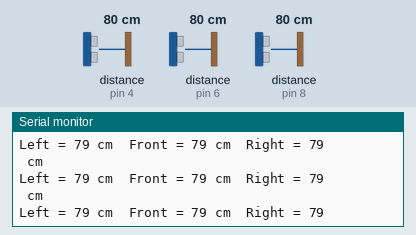
This sketch was run on a simulated Arduino Uno, built with avr-gcc and run on an emulated ATmega328P. Shown: the last lines printed to the serial monitor. Wiring (inferred from the names in the program): 3 × ultrasonic range finder: trigger pin 5, echo pin 4 / trigger pin 7, echo pin 6 / trigger pin 9, echo pin 8. The test bench sets the inputs (shaded band); at power-on: distance to the obstacle (sensors on pin 4, pin 6, pin 8) 80 cm. The echo pulse lasts 58.3 µs per cm.

Above: at 1.2 s.
1.3 s: distance to the obstacle (sensor on pin 4) set to 2 cm
At 1.43 s:
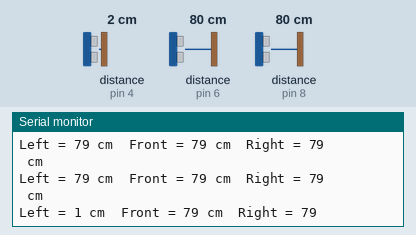
4.3 s: distance to the obstacle (sensor on pin 6) set to 2 cm
At 4.31 s:
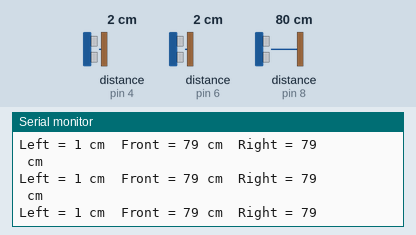
7.3 s: distance to the obstacle (sensor on pin 8) set to 2 cm
At 7.33 s:
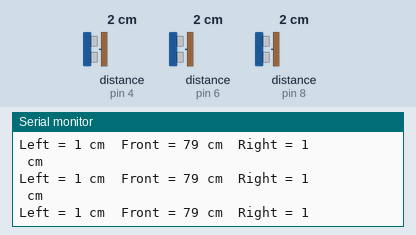
8.8 s: distance to the obstacle (sensor on pin 4) set to 4 cm
At 11.0 s:
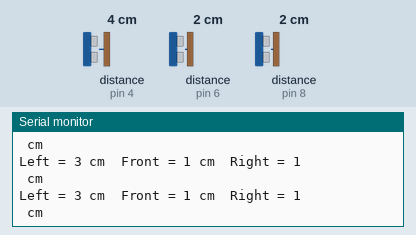
Timing chart, 0 to 11.3 s (numbered marks = the images above; inputs shaded):
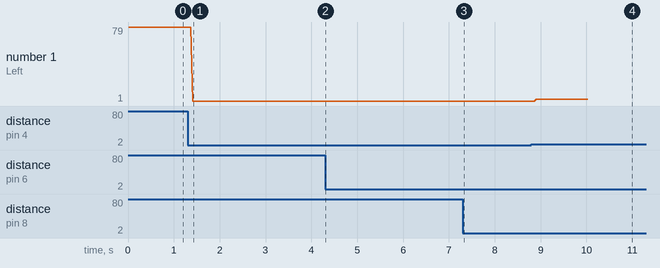

Measured:
- after the input at 1.3 s, the serial monitor: prints a new line after 0.11 s (image 1)
- after the input at 8.8 s, the serial monitor: prints a new line after 0.11 s (image 4)
- plotted number 1: 79 → 1 after the input at 1.3 s, 1 → 3 after the input at 8.8 s

The sketch:

HC-SR04_Triple_delay.ino
```cpp
/* HC-SR04_Triple_delay.ino

* Ultrasonic distance sensors layout:
	*Left
	*Front
	*Right

* Date: Fall 2016
* Author: blaine-ww (Elaine Wu)
*/


// Connect Arduino pins as listed
#define trigPin1 5
#define echoPin1 4
#define trigPin2 9
#define echoPin2 8
#define trigPin3 7
#define echoPin3 6

long duration, distance, RightSensor, BackSensor, FrontSensor, LeftSensor;


void setup(){
	Serial.begin (9600);
	pinMode(trigPin1, OUTPUT);
	pinMode(echoPin1, INPUT);
	pinMode(trigPin2, OUTPUT);
	pinMode(echoPin2, INPUT);
	pinMode(trigPin3, OUTPUT);
	pinMode(echoPin3, INPUT);
}


void loop() {

	// Run loop for 10 seconds
	while (millis() <= 10000){


		// Calculate distance between sensor and detected object
		SonarSensor(trigPin1, echoPin1);
		LeftSensor = distance;

		SonarSensor(trigPin2, echoPin2);
		FrontSensor = distance;

		SonarSensor(trigPin3, echoPin3);
		RightSensor = distance;


		// Print out left, front, right distance calculated on console
		Serial.print("Left = ");Serial.print(LeftSensor); Serial.print(" cm  ");
		Serial.print("Front = "); Serial.print(FrontSensor); Serial.print(" cm  ");
		Serial.print("Right = "); Serial.println(RightSensor); Serial.print(" cm  ");
		Serial.println();
	}
}


// Calculate the distance [cm]
// Input: power, echo
// Output: ditance [cm]
void SonarSensor(int trigPin,int echoPin) {

	digitalWrite(trigPin, LOW);
	delayMicroseconds(2);
	digitalWrite(trigPin, HIGH);
	delayMicroseconds(10);
	digitalWrite(trigPin, LOW);
	duration = pulseIn(echoPin, HIGH);
	distance = (duration/2) / 29.1;

}
```
